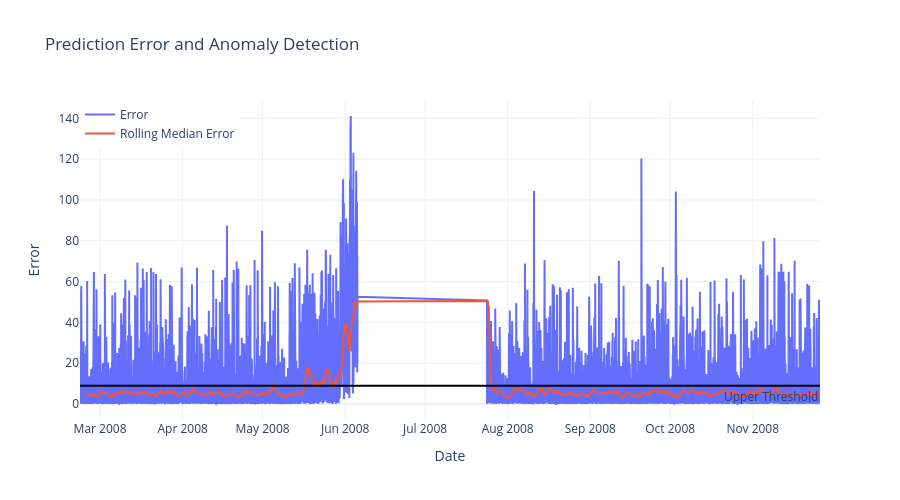

The cell this chart's notebook holds for it:
### Code cell
plot_errors(
    x_test,
    df_test["Power"],
    y_pred,
    error="mape",
    error_threshold=9,
    rolling_window=288,
)

### Figure 1 — Plotly figure (JSON) as saved in the notebook; plotly's stock layout.template omitted (floating-point values rounded to 4 significant figures; data arrays with more than 128 entries replaced by an {"elided": "..."} marker saying what was removed)
{"data": [{"line": {"width": 2}, "mode": "lines", "name": "Error", "type": "scatter", "x": {"elided": "33000 str values"}, "y": {"elided": "33000 float values"}}, {"line": {"width": 2}, "mode": "lines", "name": "Rolling Median Error", "type": "scatter", "x": {"elided": "33000 str values"}, "y": {"elided": "33000 float values"}}], "layout": {"annotations": [{"showarrow": false, "text": "Upper Threshold", "x": 1, "xanchor": "right", "xref": "x domain", "y": 9, "yanchor": "top", "yref": "y"}], "height": 500, "legend": {"x": 0, "y": 1}, "shapes": [{"line": {"color": "black"}, "type": "line", "x0": 0, "x1": 1, "xref": "x domain", "y0": 9, "y1": 9, "yref": "y"}], "title": {"text": "Prediction Error and Anomaly Detection"}, "xaxis": {"title": {"text": "Date"}}, "yaxis": {"title": {"text": "Error"}}}}
